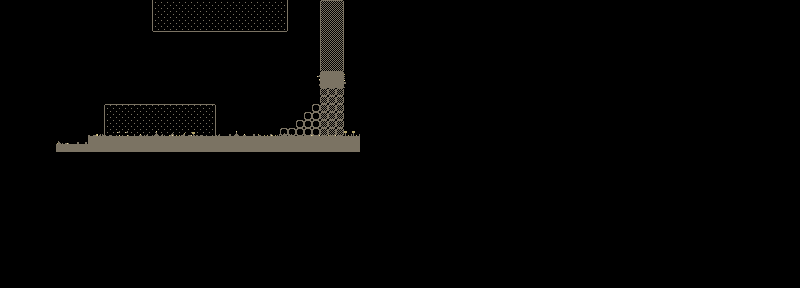

This is a level from a 2D game, rendered from its Tiled map with the project's own tilesets. A one-line summary and the map file follow, with tile-layer data summarised:
An orthogonal 100x36 tile map with 8x8 px tiles, 3 tile layers (background, gameplay, foreground), 2 tilesets and 8 objects.

<map version="1.0" orientation="orthogonal" width="100" height="36" tilewidth="8" tileheight="8">
 <tileset firstgid="1" name="tiles" tilewidth="8" tileheight="8">
  <image source="tiles.png" width="512" height="512" />
 </tileset>
 <tileset firstgid="4097" name="enemies" tilewidth="9" tileheight="9">
  <image source="enemies.png" width="9" height="27" />
 </tileset>
 <layer name="background" width="100" height="36">
  <data>[3600 cells, 126 non-empty, 25 distinct tile ids]</data>
 </layer>
 <layer name="gameplay" width="100" height="36">
  <data>[3600 cells, 120 non-empty, 24 distinct tile ids]</data>
 </layer>
 <objectgroup name="elements" width="100" height="36">
  <object gid="200" x="183" y="83" />
  <object gid="200" x="262" y="77" />
  <object gid="200" x="309" y="34" />
  <object gid="329" x="451" y="134" />
  <object gid="4097" x="369" y="40" />
  <object gid="4098" x="411" y="72" />
  <object gid="4099" x="436" y="105" />
  <object gid="4097" x="465" y="52" />
 </objectgroup>
 <layer name="foreground" width="100" height="36">
  <data>[3600 cells, 60 non-empty, 11 distinct tile ids]</data>
 </layer>
</map>